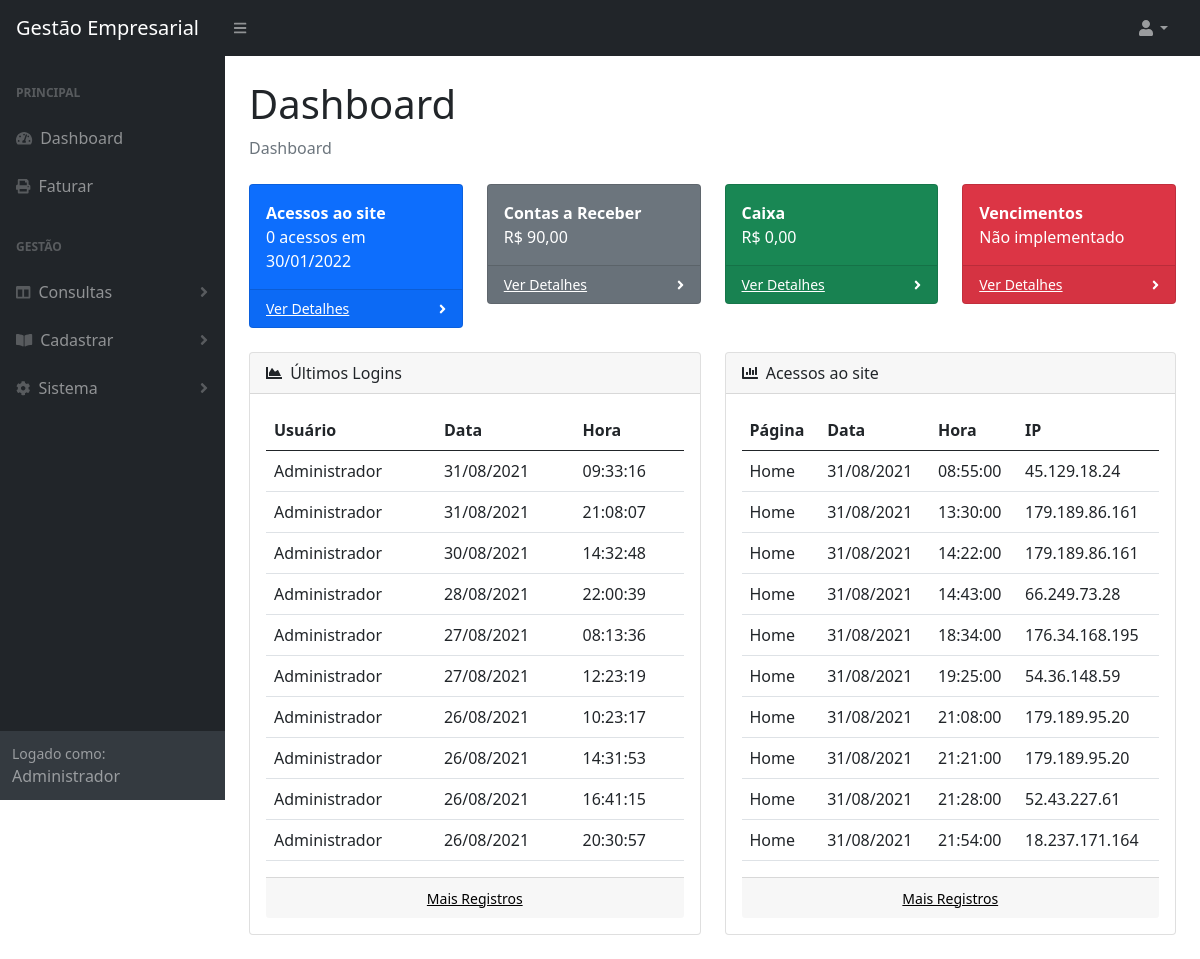
/index.php (signed in), run on the app's committed database.
### tables this page shows
CREATE TABLE `usuarios` (
  `id` int(10) NOT NULL,
  `nome` varchar(150) NOT NULL,
  `usuario` varchar(30) NOT NULL,
  `senha` varchar(32) NOT NULL
);

CREATE TABLE `acessos_site` (
  `id` int(10) NOT NULL,
  `ipcli` varchar(20) NOT NULL,
  `pagina` varchar(20) NOT NULL,
  `data` date NOT NULL,
  `hora` time NOT NULL
);

### classes/database.php (called while the page is built, shortened)
<?php
if (!class_exists('BancoDeDados')) {
  class BancoDeDados
  {
    private $array_dados;
    public $pdo;
    public $banco;
    public function __construct()
    {
      try {
        $host = 'localhost';
        $usuario = 'root';
        $senha = '';
        $db = 'erpexata';
        $this->banco = $db;
        $this->pdo = new PDO("mysql:dbname=" . $db . ";host=" . $host, $usuario, $senha);
        $this->pdo->exec("set names utf8");
      } catch (PDOException $e) {
        echo '<div class="alert alert-danger"><b>Erro:</b> não foi possivel se conectar a ' . $this->banco . ' - <b>Detalhes:</b> ' . $e->getMessage() . '</div>';
      }
    }
    public function query($sql)
    {
      $query = $this->pdo->query($sql);
      $this->linhas = $query->rowCount();
      $this->array_dados = $query->fetchAll();
    }
    public function linhas()
    {
      return $this->linhas;
    }
    public function result()
    {
      return $this->array_dados;
    }
  }
}

### paginas/principal.php (the view, shortened to what this page needs)
<?php
    $timezone = new DateTimeZone('America/Sao_Paulo');
    $agora = new DateTime('now', $timezone);
    $banco = new BancoDeDados;
    include_once('funcoes/funcoes.php');
?>
<div class="container-fluid px-4">
    <h1 class="mt-4">Dashboard</h1>
    <ol class="breadcrumb mb-4">
        <li class="breadcrumb-item active">Dashboard</li>
    </ol>
    <div class="row">
        <div class="col-xl-3 col-md-6">
            <div class="card bg-primary text-white mb-4">
                <div class="card-body"><b>Acessos ao site</b>
                    <div>
                        <?php
                            $banco->query("SELECT * FROM acessos_site WHERE data = '".$agora->format('Y-m-d')."'");
                            $total = $banco->linhas();
                            echo $total." acessos em ".$agora->format('d/m/Y');
                        ?>
                    </div>
                </div>
                <div class="card-footer d-flex align-items-center justify-content-between">
                    <a class="small text-white stretched-link" href="index.php?pg=1">Ver Detalhes</a>
                    <div class="small text-white"><i class="fas fa-angle-right"></i></div>
                </div>
            </div>
        </div>
        <div class="col-xl-3 col-md-6">
            <div class="card bg-secondary text-white mb-4">
                <div class="card-body"><b>Contas a Receber</b>
                    <div>
                        <?php
                            $banco->query("SELECT SUM(valor_unitario*qnt) as soma FROM vendas WHERE pago = 0");
                            foreach ($banco->result() as $dados);
                            echo moedaBR($dados["soma"]);
                        ?>
                    </div>
                </div>
                <div class="card-footer d-flex align-items-center justify-content-between">
                    <a class="small text-white stretched-link" href="index.php?pg=8&action=aberto">Ver Detalhes</a>
                    <div class="small text-white"><i class="fas fa-angle-right"></i></div>
                </div>
            </div>
        </div>
        <div class="col-xl-3 col-md-6">
            <div class="card bg-success text-white mb-4">
                <div class="card-body"><b>Caixa</b>
                    <div>
                        <?php
                            $banco->query("SELECT SUM(valor_unitario*qnt) as soma FROM vendas WHERE pago = 1");
                            foreach ($banco->result() as $dados);
                            echo moedaBR($dados["soma"]);
                        ?>
                    </div>
                </div>
                <div class="card-footer d-flex align-items-center justify-content-between">
                    <a class="small text-white stretched-link" href="index.php?pg=8&action=pago">Ver Detalhes</a>
                    <div class="small text-white"><i class="fas fa-angle-right"></i></div>
                </div>
            </div>
        </div>
        <div class="col-xl-3 col-md-6">
            <div class="card bg-danger text-white mb-4 muted">
                <div class="card-body"><b>Vencimentos</b>
                    <div>
                        <?php
                                echo ("Não implementado");
                        ?>
                    </div>
                </div>
                <div class="card-footer d-flex align-items-center justify-content-between">
                    <a class="small text-white stretched-link" href="#">Ver Detalhes</a>
                    <div class="small text-white"><i class="fas fa-angle-right"></i></div>
                </div>
            </div>
        </div>
    </div>
    <div class="row">
        <div class="col-xl-6">
            <div class="card mb-4">
                <div class="card-header">
                    <i class="fas fa-chart-area me-1"></i>
                    Últimos Logins
                </div>
                <div class="card-body">
                <table id="exemple" class="table">
                    <thead class="cor-txt-padrao">
                    <th scope="col">Usuário</th>
                    <th scope="col">Data</th>
                    <th scope="col">Hora</th>
                    </thead>
                    <tbody>
                        <tr>
                        <?php
                            $banco->query("SELECT usuarios.id, usuarios.nome, login_erp.cod_user, DATE_FORMAT(login_erp.data_acesso,'%d/%m/%Y') as data_acesso_user, login_erp.hora_acesso FROM usuarios INNER JOIN login_erp ON usuarios.id = login_erp.cod_user ORDER BY data_acesso_user DESC LIMIT 10");
                            $total = $banco->linhas();
                            if ($total != 0)
                            {
                                foreach ($banco->result() as $dados)
                                {
                            ?>
                                <td><?php echo $dados['nome']; ?></td>
                                <td><?php echo $dados['data_acesso_user']; ?></td>
                                <td><?php echo $dados['hora_acesso']; ?></td>
                        </tr>
                            <?php
                                }
                            }else
                            {
                                echo "Nada encontrado";
                            }
                        ?>
                    </tbody>
                    </table>
                        <div class="card-footer text-center">
                            <a class="small text-black" href="index.php?pg=10">Mais Registros</a>
                        </div>
                </div>
            </div>
        </div>
        <div class="col-xl-6">
            <div class="card mb-4">
                <div class="card-header">
                    <i class="fas fa-chart-bar me-1"></i>
                    Acessos ao site
                </div>
                <div class="card-body">
                    <table id="exemple" class="table">
                        <thead class="cor-txt-padrao">
                        <th scope="col">Página</th>
                        <th scope="col">Data</th>
                        <th scope="col">Hora</th>
                        <th scope="col">IP</th>
                        </thead>
                        <tbody>
                            <tr>
                            <?php
                                $banco->query("SELECT id, ipcli, pagina, DATE_FORMAT(data,'%d/%m/%Y') as data_acesso, hora FROM acessos_site  ORDER BY data_acesso DESC LIMIT 10");
                                $total = $banco->linhas();
                                if ($total != 0)
                                {
                                    foreach ($banco->result() as $dados)
                                    {
                                ?>
                                    <td><?php echo $dados['pagina']; ?></td>
                                    <td><?php echo $dados['data_acesso']; ?></td>
                                    <td><?php echo $dados['hora']; ?></td>
                                    <td><?php echo $dados['ipcli']; ?></td>
                            </tr>
                                <?php
                                    }
                                }else
                                {
                                    echo "Nada encontrado";
                                }
                            ?>
                        </tbody>
                        </table>
                        <div class="card-footer text-center">
                            <a class="small text-black" href="index.php?pg=1">Mais Registros</a>
                        </div>
                </div>
            </div>
        </div>
    </div>
</div>

### data on the page
acessos_site: pagina "Home", data_acesso "31/08/2021", hora "08:55:00", ipcli "45.129.18.24"
acessos_site: pagina "Home", data_acesso "31/08/2021", hora "13:30:00", ipcli "179.189.86.161"
acessos_site: pagina "Home", data_acesso "31/08/2021", hora "14:22:00", ipcli "179.189.86.161"
acessos_site: pagina "Home", data_acesso "31/08/2021", hora "14:43:00", ipcli "66.249.73.28"
acessos_site: pagina "Home", data_acesso "31/08/2021", hora "18:34:00", ipcli "176.34.168.195"
acessos_site: pagina "Home", data_acesso "31/08/2021", hora "19:25:00", ipcli "54.36.148.59"
acessos_site: pagina "Home", data_acesso "31/08/2021", hora "21:08:00", ipcli "179.189.95.20"
acessos_site: pagina "Home", data_acesso "31/08/2021", hora "21:21:00", ipcli "179.189.95.20"
acessos_site: pagina "Home", data_acesso "31/08/2021", hora "21:28:00", ipcli "52.43.227.61"
acessos_site: pagina "Home", data_acesso "31/08/2021", hora "21:54:00", ipcli "18.237.171.164"

### other printed values
$total "0"
$agora->format('d/m/Y') "30/01/2022"
$valor_final "90,00 0,00"
$dados['nome'] "Administrador"
$dados['data_acesso_user'] "31/08/2021"
$dados['hora_acesso'] "09:33:16"
$dados['hora_acesso'] "21:08:07"
$dados['data_acesso_user'] "30/08/2021"
$dados['hora_acesso'] "14:32:48"
$dados['data_acesso_user'] "28/08/2021"
$dados['hora_acesso'] "22:00:39"
$dados['data_acesso_user'] "27/08/2021"
$dados['hora_acesso'] "08:13:36"
$dados['hora_acesso'] "12:23:19"
$dados['data_acesso_user'] "26/08/2021"
